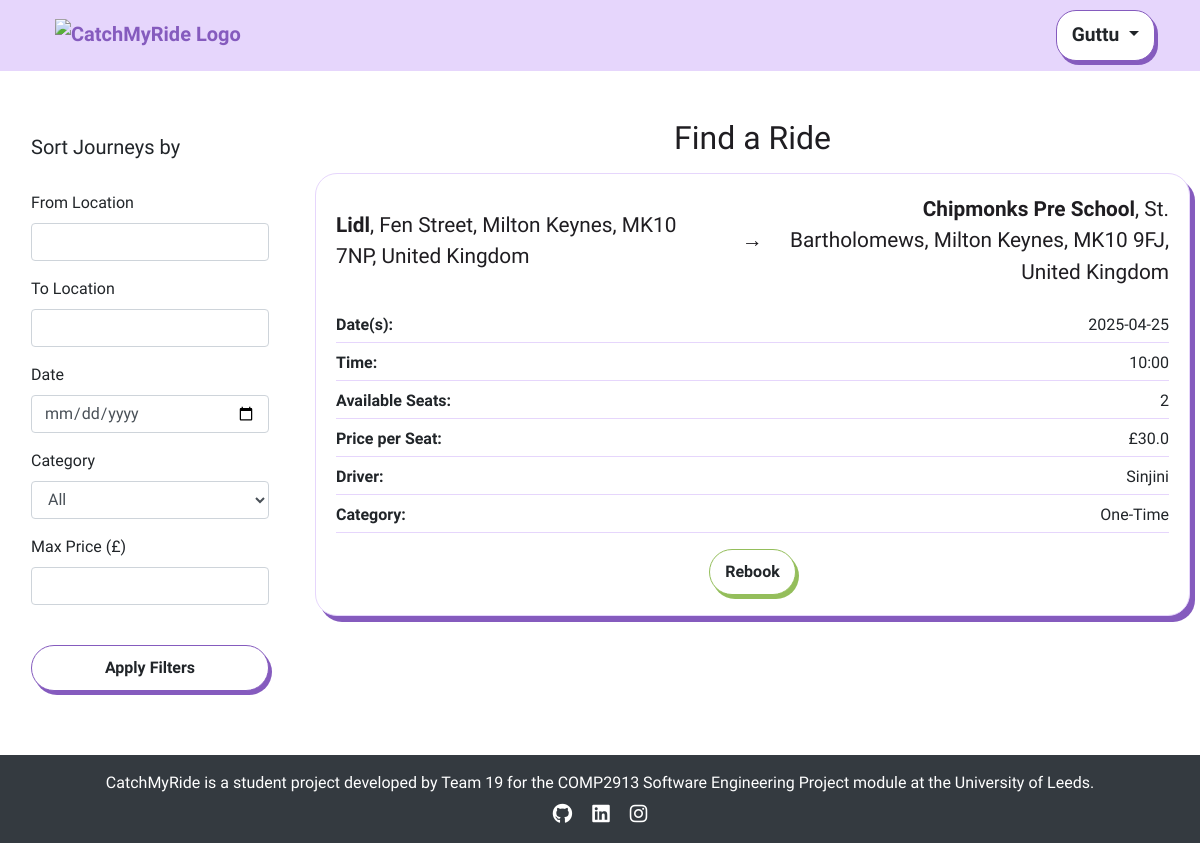
/view_journeys (signed in), run on an earlier commit of the app's database.
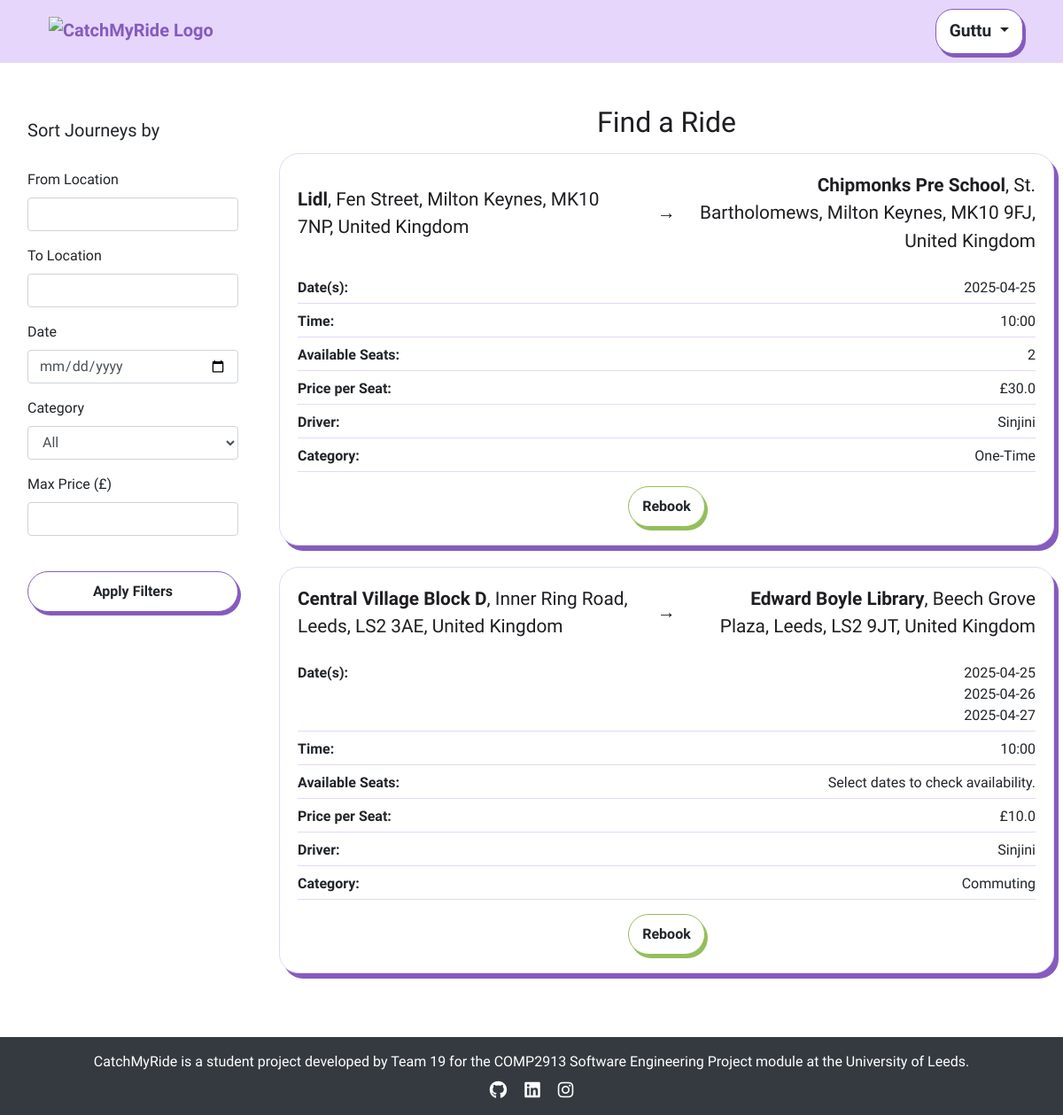
And on a later commit of the database.
### app/models.py (models this page shows, shortened)
class User(db.Model, UserMixin):
    id = db.Column(db.Integer, primary_key=True)
    username = db.Column(db.String(100), unique=True, nullable=False)
    email = db.Column(db.String(150), unique=True, nullable=False)
    password_hash = db.Column(db.String(200), nullable=False)
    is_active = db.Column(db.Boolean, default=True) # to check if the user activation (user authentication)
    is_manager = db.Column(db.Boolean, default=False)
    published_rides = db.relationship('publish_ride', backref='driver', lazy=True)
    booked_rides = db.relationship('publish_ride', secondary=passenger_rides, backref='passengers')

class publish_ride(db.Model):
    id = db.Column(db.Integer, primary_key=True)
    driver_id = db.Column(db.Integer, db.ForeignKey('user.id'), nullable=False)
    driver_name = db.Column(db.String(100), nullable=False)  # Added Driver Name
    from_location = db.Column(db.String(200), nullable=False)
    to_location = db.Column(db.String(200), nullable=False)
    date_time = db.Column(db.DateTime, nullable=True)  # Now optional
    available_seats_per_date = db.Column(db.JSON, nullable=True)
    price_per_seat = db.Column(db.Float, nullable=False)
    category = db.Column(db.String(50), nullable=False)
    recurrence_dates = db.Column(db.String(255), nullable=True)
    commute_times = db.Column(db.String(255), nullable=True)  # Stores commute time slots
    is_available = db.Column(db.Boolean, default=True)
    status = db.Column(db.String(20), default="Booked")

### app/views.py (the view)
@app.route('/view_journeys')
def view_journeys():
    london = pytz.timezone("Europe/London")
    aware_now = datetime.now(london)
    now = aware_now.replace(tzinfo=None)
    db.session.commit()
    db.session.expire_all()
    journeys = []
    for ride in publish_ride.query.all():
        if ride.category == "one-time" and ride.date_time < now:
            continue  # Skip past one-time rides
        try:
            seat_data = json.loads(ride.available_seats_per_date) if ride.available_seats_per_date else {}
        except (json.JSONDecodeError, TypeError):
            seat_data = {}
        if ride.category == "commuting":
            filtered_seats = {}
            commute_times = []
            try:
                commute_times = [datetime.strptime(t.strip(), "%H:%M").time() for t in ride.commute_times.split(",") if t.strip()]
            except Exception as e:
                print(f"error: Failed to parse commute_times: {ride.commute_times} — {e}")
            earliest_time = min(commute_times) if commute_times else time(0, 0)
            for date, seats in seat_data.items():
                try:
                    dt = datetime.combine(datetime.strptime(date, "%Y-%m-%d").date(), earliest_time)
                    if dt >= now:
                        filtered_seats[date] = seats
                except Exception as e:
                    print(f"error: Could not parse datetime for {date}: {e}")
            seat_data = filtered_seats
        ride.seat_tracking = seat_data
        journeys.append(ride)
        journeys = [
            journey for journey in journeys
            if journey.seat_tracking and any(seats > 0 for seats in journey.seat_tracking.values())
        ]
    booked_journey_ids = set()
    if current_user.is_authenticated:
        booked_journey_ids = {booking.ride_id for booking in book_ride.query.filter_by(user_id=current_user.id).all()}
    for journey in journeys:
        journey.user_has_booked = journey.id in booked_journey_ids
    return render_template('view_journeys.html', journeys=journeys, user=current_user)

### app/views.py (called while the page is built)
@app.before_request
def check_redirect_after_login():
    if 'redirect_after_login' in session and current_user.is_authenticated:
        redirect_path = session.pop('redirect_after_login')
        return redirect(redirect_path)

@login_manager.user_loader
def load_user(user_id):
    return User.query.get(int(user_id))

@app.context_processor
def inject_user():
    return dict(user=current_user)

### app/templates/view_journeys.html (shortened to what this page needs)
{% extends "base.html" %}
{% block content %}
<div class="container-fluid my-5">
    <div class="row">
        <div class="col-md-3">
            <div class="filter-sidebar p-3">
                <h5>Sort Journeys by</h5>
                <br>
                <form id="journeyFilters">
                    <div class="mb-3">
                        <label for="filterFrom" class="form-label">From Location</label>
                        <input type="text" class="form-control" id="filterFrom">
                    </div>
                    <div class="mb-3">
                        <label for="filterTo" class="form-label">To Location</label>
                        <input type="text" class="form-control" id="filterTo">
                    </div>
                    <div class="mb-3">
                        <label for="filterDate" class="form-label">Date</label>
                        <input type="date" class="form-control" id="filterDate">
                    </div>
                    <div class="mb-3">
                        <label for="filterCategory" class="form-label">Category</label>
                        <select class="form-control" id="filterCategory">
                            <option value="">All</option>
                        </select>
                    </div>
                    <div class="mb-3">
                        <label for="filterPrice" class="form-label">Max Price (£)</label>
                        <input type="number" class="form-control" id="filterPrice">
                    </div>
                    <br>
                    <button type="button" id="applyFilters" class="btn btn-base btn-one w-100">Apply Filters</button>
                </form>
            </div>
        </div>
        <div class="col-md-9 card-list-container">
            <h2 class="text-center mb-3">Find a Ride</h2>
            {% if journeys %}
                <div class="row">
                    {% for journey in journeys %}
                        <div class="col-12 mb-4">
                            <div class="card">
                                <div class="card-body">
                                    <div class="journey-title-container">
                                        <div class="from">
                                            <strong>{{ journey.from_location.split(',')[0] }}</strong>{{ journey.from_location.replace(journey.from_location.split(',')[0], '') }}
                                        </div>
                                        <div class="arrow">→</div>
                                        <div class="to">
                                            <strong>{{ journey.to_location.split(',')[0] }}</strong>{{ journey.to_location.replace(journey.to_location.split(',')[0], '') }}
                                        </div>
                                    </div>
                                    <div class="journey-details">
                                        <div class="detail-item">
                                            <span class="detail-heading">Date(s):</span>
                                            {% if journey.category == "one-time" %}
                                                <span>{{ journey.date_time.strftime('%Y-%m-%d') }}</span>
                                            {% elif journey.category == "commuting" %}
                                                <ul class="date-list">
                                                    {% for date in journey.seat_tracking.keys() | sort %}
                                                    <li>{{ date }}</li>
                                                    {% endfor %}
                                                </ul>
                                            {% endif %}
                                        </div>
                                        <div class="detail-item">
                                            <span class="detail-heading">Time:</span>
                                            {% if journey.category == "one-time" %}
                                                <span>{{ journey.date_time.strftime('%H:%M') }}</span>
                                            {% elif journey.category == "commuting" %}
                                                <span>{{ journey.commute_times | replace(',', ', ') }}</span>
                                            {% endif %}
                                        </div>
                                        <div class="detail-item">
                                            <span class="detail-heading">Available Seats:</span>
                                            {% if journey.category == "one-time" %}
                                                <span>{{ journey.seat_tracking.values() | max if journey.seat_tracking else 0 }}</span>
                                            {% elif journey.category == "commuting" %}
                                                <span>Select dates to check availability.</span>
                                            {% endif %}
                                        </div>
                                        <div class="detail-item">
                                            <span class="detail-heading">Price per Seat:</span>
                                            <span>£{{ journey.price_per_seat }}</span>
                                        </div>
                                        <div class="detail-item">
                                            <span class="detail-heading">Driver:</span>
                                            <span>{{ journey.driver_name }}</span>
                                        </div>
                                        <div class="detail-item">
                                            <span class="detail-heading">Category:</span>
                                            <span>{{ 'One-Time' if journey.category == 'one-time' else 'Commuting' }}</span>
                                        </div>
                                    </div>
                                    <div class="text-center mt-3">
                                        {% if user and journey.user_has_booked %}
                                            {% if journey.category == "one-time" %}
                                                <form action="{{ url_for('book_onetime', ride_id=journey.id) }}" method="get">
                                            {% elif journey.category == "commuting" %}
                                                <form action="{{ url_for('book_commuting', ride_id=journey.id) }}" method="get">
                                            {% endif %}
                                            <button type="submit" class="btn btn-base btn-green">Rebook</button>
                                        </form>
                                        {% endif %}
                                    </div>
                                </div>
                            </div>
                        </div>
                    {% endfor %}
                </div>
            {% else %}
                <p class="text-center mt-4">No journeys available at the moment.</p>
            {% endif %}
        </div>
    </div>
</div>
{% endblock %}

### app/templates/base.html (shortened to what this page needs)
<!DOCTYPE html>
<html lang="en">
<head>
    <link rel="stylesheet" href="https://stackpath.bootstrapcdn.com/bootstrap/4.2.1/css/bootstrap.min.css">
    <link rel="stylesheet" href="{{ url_for('static', filename='style.css') }}">
    <link rel="stylesheet" href="https://cdnjs.cloudflare.com/ajax/libs/font-awesome/6.0.0-beta3/css/all.min.css">
    <link href='https://unpkg.com/boxicons@2.1.4/css/boxicons.min.css' rel='stylesheet'>
    <link rel="stylesheet" href="https://cdn.jsdelivr.net/npm/flatpickr/dist/flatpickr.min.css">
    <link rel="stylesheet" href="https://unpkg.com/leaflet/dist/leaflet.css" />
    <link rel="stylesheet" href="https://unpkg.com/leaflet.markercluster/dist/MarkerCluster.css" />
    <link rel="stylesheet" href="https://unpkg.com/leaflet.markercluster/dist/MarkerCluster.Default.css" />
</head>
<body class="{% block body_class %}{% endblock %}">
    <div class="flex-wrapper">
    <nav class="navbar">
        <div class="container navbar-container d-flex align-items-baseline justify-content-between">
            <a class="navbar-brand navbar-logo" href="/" aria-label="Catch My Ride Logo" title="Go to home page">
                <img src="https://res.cloudinary.com/dpar2oaev/image/upload/v1745328859/330533dc-5ec6-4b41-a5c8-143db92afdf2.png"
                     alt="CatchMyRide Logo"
                     class="logo-img">
            </a>
            <div class="dropdown">
                {% if user.is_authenticated %}
                    <button class="btn btn-base btn-profile dropdown-toggle" type="button" id="profileDropdown" data-bs-toggle="dropdown" aria-haspopup="true" aria-expanded="false">
                        {{ user.username }}
                    </button>
                {% endif %}
            </div>
        </div>
    </nav>
    <main>
        {% block content %}{% endblock %}
    </main>
    <footer class="bg-dark text-white text-center py-3 mt-5">
        <div class="container">
            <p class="mb-0">
                CatchMyRide is a student project developed by Team 19 for the COMP2913 Software Engineering Project module at the University of Leeds.
            </p>
            <div class="social-links mt-2">
                <a href="https://github.com/COMP2913-24-25/software-engineering-project-team-19/wiki" class="text-white mx-2"><i class="fa-brands fa-github fa-lg"></i></a>
                <a href="https://www.linkedin.com/school/university-of-leeds/posts/?feedView=all" class="text-white mx-2"><i class="fa-brands fa-linkedin fa-lg"></i></a>
                <a href="https://www.instagram.com/universityofleeds/" class="text-white mx-2"><i class="fa-brands fa-instagram fa-lg"></i></a>
            </div>
        </div>
    </footer>
</body>
</html>

### app/static/style.css (style rules this page uses)
html { scroll-behavior: smooth; }
body { margin: 0; background-color: #fff; font-family: "Oxanium", serif; font-weight: 300; }
h2 { font-family: 'Shrikhand', serif; color: #1f1d21; }
i { font-size: 1.2rem; }
a { color: #855bbe; font-weight: bold; text-decoration: none; transition: color 0.3s ease-in-out; }
.navbar .container { display: flex; flex-direction: row; align-items: center; justify-content: space-between; }
.navbar { background-color: #e6d6fc; text-align: center; padding: 10px 0; }
.logo-img { height: 100px; max-height: 70px; object-fit: contain; margin-left: 10px; }
.btn-base { padding: 10px 15px; border-radius: 23px; font-weight: bold; transition: all 0.2s ease-in-out; background-color: white; color: var(--text-color); border: 1px solid var(--border-color); box-shadow: 3px 4px 0px var(--shadow-color); }
.btn-one { --color: #1f1d21; --border-color: #855bbe; --shadow-color: #855bbe; --bg-color: #e6d6fc; }
.btn-profile { --color: #1f1d21; --border-color: #855bbe; --bg-color: #e6d6fc; --shadow-color: #855bbe; font-size: 1.2rem; border-radius: 20px; }
.btn-green { --color: #1f1d21; --border-color: #94BE5B; --bg-color: #C9DEAD; --shadow-color: #94BE5B; }
.card { border-radius: 22px; border-color: #e6d6fc; box-shadow: 5px 6px 0px #855bbe; transition: transform 0.2s ease-in-out; }
.card-list-container { max-height: 80vh; overflow-y: auto; overflow-x: hidden; padding-right: 10px; }
.card .text-center { margin-top: 15px; }
.journey-title-container { display: flex; justify-content: space-between; align-items: center; text-align: center; font-size: 1.3rem; font-weight: 400; color: #1f1d21; margin-bottom: 25px; flex-wrap: nowrap; overflow-x: hidden; gap: 1rem; }
.journey-title-container .from { flex: 1; text-align: left; }
.journey-title-container .to { flex: 1; text-align: right; }
.journey-title-container .arrow { width: 40px; text-align: center; font-weight: bold; display: flex; align-items: center; justify-content: center; }
.journey-details { display: flex; flex-direction: column; gap: 8px; }
.detail-item { display: flex; justify-content: space-between; border-bottom: 1px solid #e6d6fc; padding-bottom: 5px; }
.date-list { margin: 0; }
.date-list li { display: block; }
.detail-heading { font-weight: 600; }

What changed in the data, as far as the page shows it:
added publish_ride: from_location "Central Village Block D", from_location.replace ", Inner Ring Road, Leeds, LS2 3AE, United Kingdom", to_location "Edward Boyle Library", to_location.replace ", Beech Grove Plaza, Leeds, LS2 9JT, United Kingdom", sort "2025-04-25" "2025-04-26" "2025-04-27", commute_times "10:00", shows "Select dates to check availability.", price_per_seat "10.0", driver_name "Sinjini", category "Commuting"
